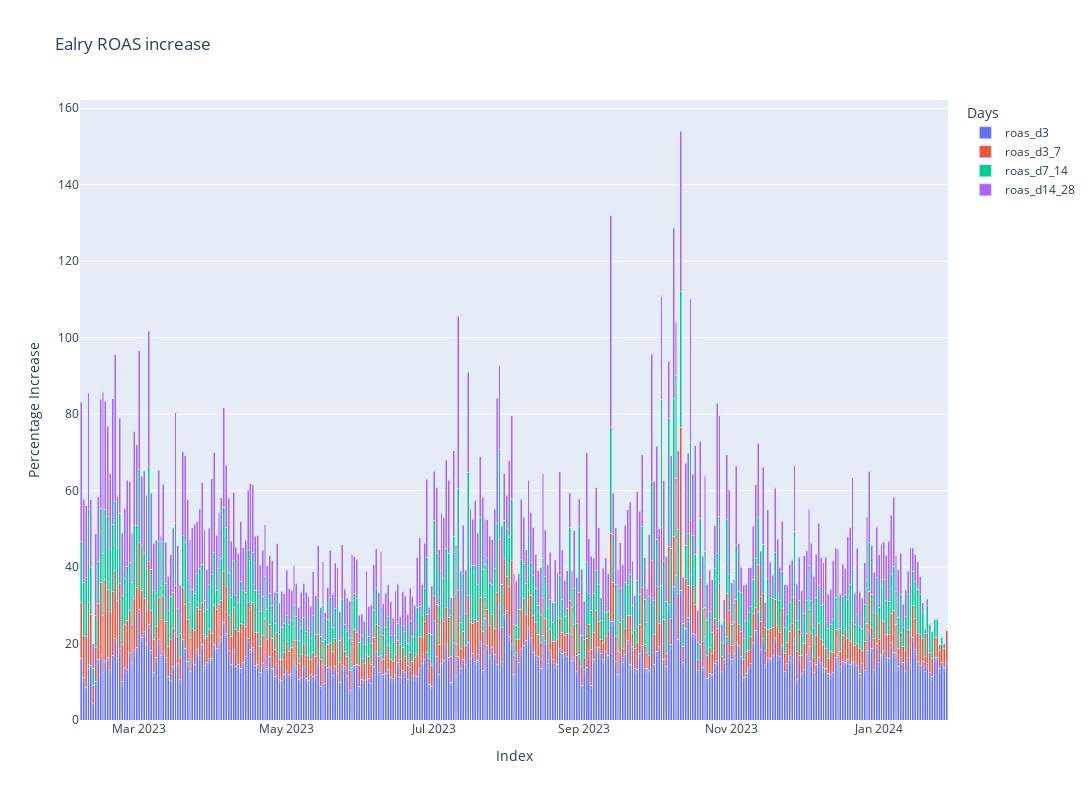

The cell this chart's notebook holds for it:
### Code cell
# Create a new DataFrame with percentages
percentage_df = pd.DataFrame()
percentage_df['date'] = pd.to_datetime(bi_report['date_str'])
percentage_df['roas_d3']     = 100*bi_report['recycle_worths_3day_rate']  
percentage_df['roas_d3_7']   = 100*(bi_report['recycle_worths_7day_rate']  - bi_report['recycle_worths_3day_rate'])
percentage_df['roas_d7_14']  = 100*(bi_report['recycle_worths_14day_rate'] - bi_report['recycle_worths_7day_rate'])
percentage_df['roas_d14_28'] = 100*(bi_report['recycle_worths_28day_rate'] - bi_report['recycle_worths_14day_rate'])

# Create labels for the bars
labels_1 = [f'{val:.2f}%' for val in  percentage_df['roas_d3']]    
labels_7 = [f'{val:.2f}%' for val in  percentage_df['roas_d3_7']]  
labels_28 = [f'{val:.2f}%' for val in percentage_df['roas_d7_14']] 
labels_35 = [f'{val:.2f}%' for val in percentage_df['roas_d14_28']]

# Add labels to the comparison_df DataFrame
percentage_df['labels_3'] = labels_1
percentage_df['labels_7'] = labels_7
percentage_df['labels_14'] = labels_28
percentage_df['labels_28'] = labels_35

# Plotting using plotly express
fig = px.bar(percentage_df,
             x='date',
             y=['roas_d3', 'roas_d3_7', 'roas_d7_14', 'roas_d14_28'],
             labels={'value': 'Percentage Increase', 'variable': 'Days'},
             title='Ealry ROAS increase',
             text=[''] * len(percentage_df),
             height=800)

# Update the text values for each bar
for i, label in enumerate(labels_1):
    fig.data[0].text[i] = label

for i, label in enumerate(labels_7):
    fig.data[1].text[i] = label

for i, label in enumerate(labels_28):
    fig.data[2].text[i] = label

for i, label in enumerate(labels_35):
    fig.data[3].text[i] = label

fig.update_layout(barmode='stack', xaxis_title='Index', yaxis_title='Percentage Increase',
                  width=2100, height=800)  # Adjust width and height as needed

fig.show()

### Figure 1 — Plotly figure (JSON) as saved in the notebook; plotly's stock layout.template omitted (floating-point values rounded to 4 significant figures; data arrays with more than 128 entries replaced by an {"elided": "..."} marker saying what was removed)
{"data": [{"alignmentgroup": "True", "hovertemplate": "Days=roas_d3<br>date=%{x}<br>Percentage Increase=%{y}<br>text=%{text}<extra></extra>", "legendgroup": "roas_d3", "marker": {"color": "#636efa", "pattern": {"shape": ""}}, "name": "roas_d3", "offsetgroup": "roas_d3", "orientation": "v", "showlegend": true, "text": {"elided": "359 str values"}, "textposition": "auto", "type": "bar", "x": {"elided": "359 str values"}, "xaxis": "x", "y": {"elided": "359 float values"}, "yaxis": "y"}, {"alignmentgroup": "True", "hovertemplate": "Days=roas_d3_7<br>date=%{x}<br>Percentage Increase=%{y}<br>text=%{text}<extra></extra>", "legendgroup": "roas_d3_7", "marker": {"color": "#EF553B", "pattern": {"shape": ""}}, "name": "roas_d3_7", "offsetgroup": "roas_d3_7", "orientation": "v", "showlegend": true, "text": {"elided": "359 str values"}, "textposition": "auto", "type": "bar", "x": {"elided": "359 str values"}, "xaxis": "x", "y": {"elided": "359 float values"}, "yaxis": "y"}, {"alignmentgroup": "True", "hovertemplate": "Days=roas_d7_14<br>date=%{x}<br>Percentage Increase=%{y}<br>text=%{text}<extra></extra>", "legendgroup": "roas_d7_14", "marker": {"color": "#00cc96", "pattern": {"shape": ""}}, "name": "roas_d7_14", "offsetgroup": "roas_d7_14", "orientation": "v", "showlegend": true, "text": {"elided": "359 str values"}, "textposition": "auto", "type": "bar", "x": {"elided": "359 str values"}, "xaxis": "x", "y": {"elided": "359 float values"}, "yaxis": "y"}, {"alignmentgroup": "True", "hovertemplate": "Days=roas_d14_28<br>date=%{x}<br>Percentage Increase=%{y}<br>text=%{text}<extra></extra>", "legendgroup": "roas_d14_28", "marker": {"color": "#ab63fa", "pattern": {"shape": ""}}, "name": "roas_d14_28", "offsetgroup": "roas_d14_28", "orientation": "v", "showlegend": true, "text": {"elided": "359 str values"}, "textposition": "auto", "type": "bar", "x": {"elided": "359 str values"}, "xaxis": "x", "y": {"elided": "359 float values"}, "yaxis": "y"}], "layout": {"barmode": "stack", "height": 800, "legend": {"title": {"text": "Days"}, "tracegroupgap": 0}, "title": {"text": "Ealry ROAS increase"}, "width": 2100, "xaxis": {"anchor": "y", "domain": [0, 1], "title": {"text": "Index"}}, "yaxis": {"anchor": "x", "domain": [0, 1], "title": {"text": "Percentage Increase"}}}}
